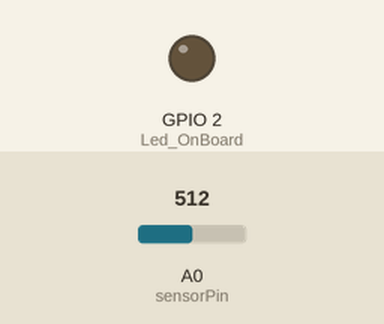
This sketch was run on a simulated ESP8266 (NodeMCU). Shown: output pins drawn as LEDs (lit = HIGH). The test bench sets the inputs (shaded band); at power-on: A0 (sensorPin) = 512. WiFi joins after 1.5 s; servers stay silent unless stated; what the sketch prints to the serial monitor is not drawn.

Above: at 0.0 s.
At 3.3 s:
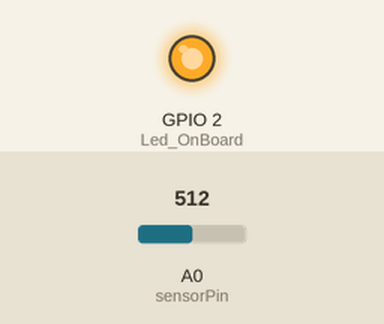
Timing chart, 0 to 4.8 s (numbered marks = the images above):
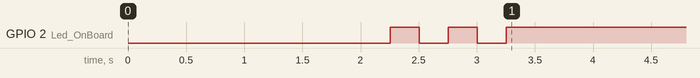

The sketch:

lm35_orginal.ino
```cpp
#ifdef ESP32
#include <WiFi.h>
#include <ESPmDNS.h>
#include <Ethernet.h>
#else
#include <ESP8266WiFi.h>
#include <ESP8266mDNS.h>
#endif
#include <PubSubClient.h>
#include <Wire.h>
#include <ESP8266WiFi.h>
#include <WiFiClient.h>
#include <ESP8266WebServer.h>
#include <ESP8266HTTPClient.h>
const char* ssid     = "wifi";
const char* password = "clave";
const char* host     = "107.178.213.7"; //ip del servidor
const char* url      = "/control.php";
int Led_OnBoard = 2;                  // Initialize the Led_OnBoard

IPAddress local_IP(192,168,1,130); //ip para la esp
IPAddress server(107,178,213,7); // ip del servidor
IPAddress gateway(192,168,1,1);
IPAddress subnet(255,255,255,0);
IPAddress primaryDNS(8, 8, 8, 8); //optional
IPAddress secondaryDNS(8, 8, 4, 4); //optional
WiFiClient  ethClient;
PubSubClient client(ethClient);
// with the IP address and port of the server
// that you want to connect to (port 80 is default for HTTP):
int sensorPin = A0;
int sensorPin1 = A0;
int sensorPin2 = A0;
int input;
double sensorValue;
double sensorValue1;
double sensorValue2;

void setup()
{
   // put your setup code here, to run once:
  delay(1000);
  pinMode(Led_OnBoard, OUTPUT);       // Initialize the Led_OnBoard pin as an output
  Serial.begin(115200);
  WiFi.mode(WIFI_OFF);        //Prevents reconnection issue (taking too long to connect)
  delay(1000);
  WiFi.mode(WIFI_STA);        //This line hides the viewing of ESP as wifi hotspot

  WiFi.begin(ssid, password);     //Connect to your WiFi router
  Serial.println("");

 //client.setServer(server, 80);
  //client.setCallback(callback);

// if (!WiFi.config(local_IP, gateway, subnet, primaryDNS, secondaryDNS)) {
//    Serial.println("STA Failed to configure");
//  }

  Serial.print("Connecting to ");
  Serial.println(ssid);

  WiFi.begin(ssid, password);

  while (WiFi.status() != WL_CONNECTED) {
    digitalWrite(Led_OnBoard, LOW);
    delay(250);
    Serial.print(".");
    digitalWrite(Led_OnBoard, HIGH);
    delay(250);
  }

 }


void loop() {
   sensorValue =  ( 5.0 * analogRead(sensorPin)* 100.0) / 1024.0;//voltaje
   sensorValue1 = (( 5.0 * analogRead(sensorPin) * 100.0) / 1024.0)-1.5;//temperatura
   sensorValue2 = (( 5.0 * analogRead(sensorPin)*100.0) / 1024.0)+1.5;//presion
   Serial.print("connecting to ");
  Serial.println(host);

  // Use WiFiClient class to create TCP connections
  WiFiClient client;
  const int httpPort = 80;
  if (!client.connect(host, httpPort)) {
    Serial.println("connection failed");
    return;
  }

  //Serial.print("Requesting URL: ");
// Serial.println(url);
    client.print("GET /control.php?temp=");
    client.print(sensorValue);
    client.print("&volt=");
    client.print(sensorValue1);
    client.print("&hum=");
    client.print(sensorValue2);
    client.println(" HTTP/1.1");
    client.println("HOST: 107.178.213.7");
    client.println();
    Serial.print("GET /control.php?temp=");
    Serial.print(sensorValue);
    Serial.print("&volt=");
    Serial.print(sensorValue1);
    Serial.print("&hum=");
    Serial.print(sensorValue2);

    delay(4000);

}
```
